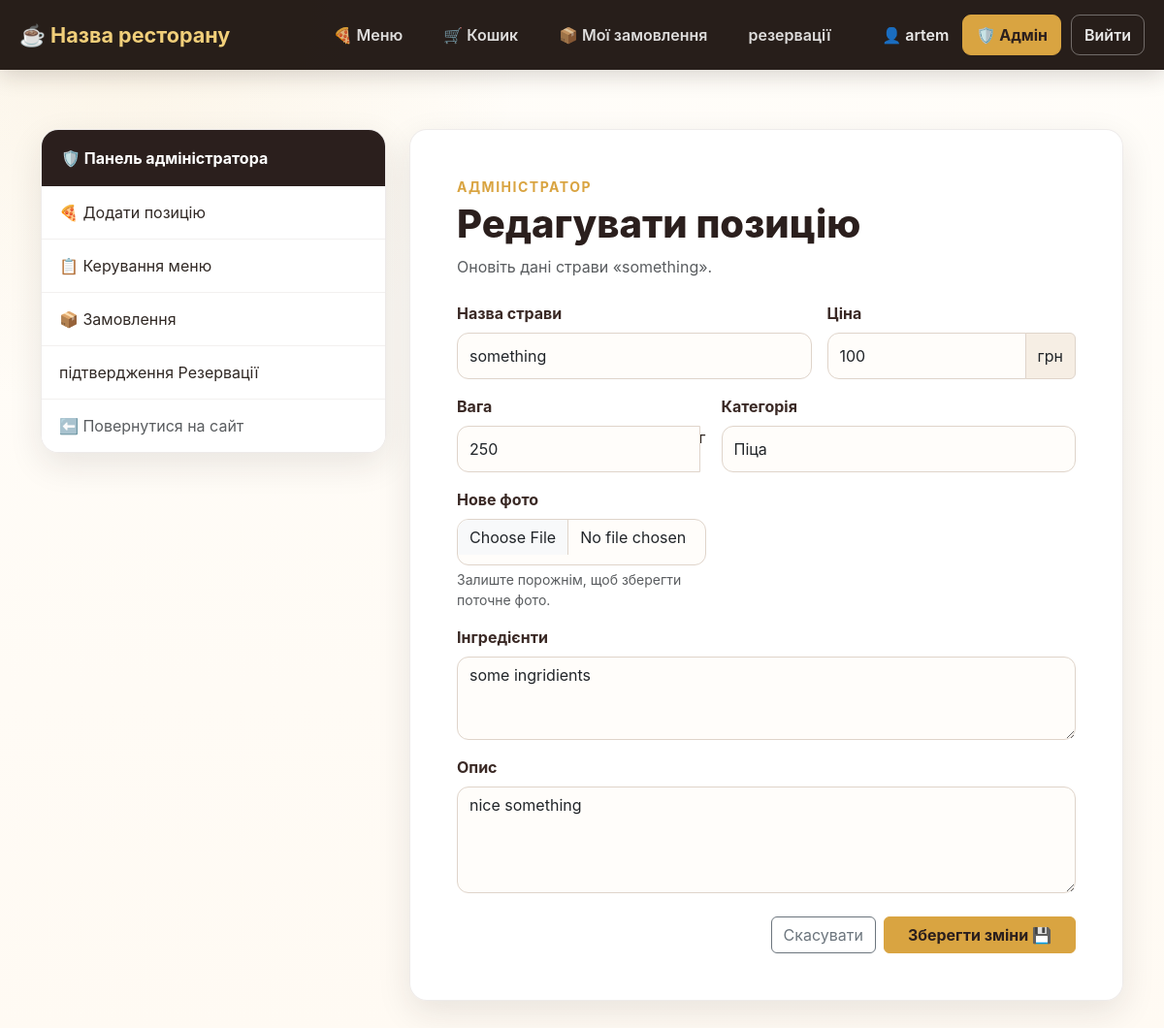
/admin/menu/edit/1 (signed in), run on an earlier commit of the app's database.
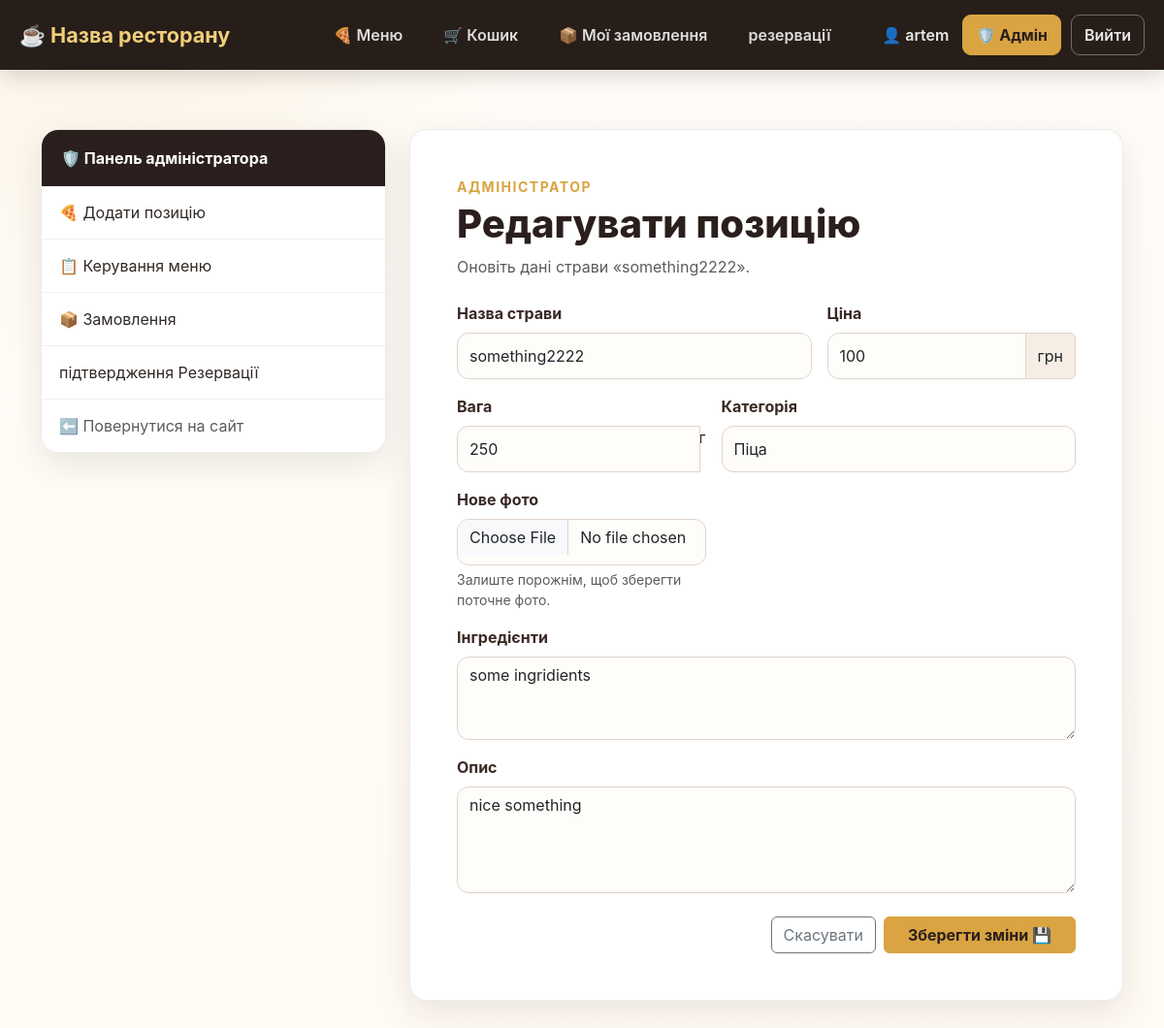
And on a later commit of the database.
### online_restaurant_db.py (models this page shows)
class Base(DeclarativeBase):
    pass

class Menu(Base):
    __tablename__ = "menu"
    id: Mapped[int] = mapped_column(primary_key=True)
    name: Mapped[str] = mapped_column(String)
    weight: Mapped[str] = mapped_column(String)
    ingredients: Mapped[str] = mapped_column(String)
    description: Mapped[str] = mapped_column(String)
    price: Mapped[int] = mapped_column()
    active: Mapped[bool] = mapped_column(Boolean, default=True)
    file_name: Mapped[str] = mapped_column(String)
    category: Mapped[str] = mapped_column(String(50), default="Інше")

### online_restaurant.py (the view, shortened to what this page needs)
@app.route('/admin/menu/edit/<int:menu_id>', methods=['GET', 'POST'])
@login_required
@admin_required
def edit_position(menu_id):
    with Session() as cursor:
        position = cursor.query(Menu).filter_by(id=menu_id).first()
        if not position:
            flash('Позицію не знайдено.', 'danger')
            return redirect(url_for('admin_menu'))
        return render_template(
            'edit_position.html',
            csrf_token=session["csrf_token"],
            categories=CATEGORIES,
            position=position
        )

### online_restaurant.py (called while the page is built)
@app.before_request
def ensure_csrf_token():
    if "csrf_token" not in session:
        session["csrf_token"] = secrets.token_hex(16)

def admin_required(function):
    @wraps(function)
    @login_required
    def decorated_function(*args, **kwargs):
        if current_user.role != 'admin':
            return redirect(url_for('home'))
        return function(*args, **kwargs)
    return decorated_function

@login_manager.user_loader
def load_user(user_id):
    with Session() as session:
        user = session.query(Users).filter_by(id = user_id).first()
        if user:
            return user

@app.after_request
def apply_csp(response):
    nonce = secrets.token_urlsafe(16)  # Генеруємо випадковий nonce для дозволених скриптів
    csp = (
        f"default-src 'self'; "
        f"script-src 'self' 'nonce-{nonce}'; "
        f"style-src 'self'; "
        f"frame-ancestors 'none'; "
        f"base-uri 'self'; "
        f"form-action 'self'"
    )
    response.headers["Content-Security-Policy"] = csp
    response.set_cookie('nonce', nonce)
    return response

### templates/edit_position.html (shortened to what this page needs)
<!DOCTYPE html>
<html lang="uk"><head><meta charset="UTF-8"><meta name="viewport" content="width=device-width, initial-scale=1">
<title>Редагувати позицію — Назва ресторану</title><link rel="stylesheet" href="{{ url_for('static', filename='css/bootstrap.min.css') }}">
<link rel="stylesheet" href="{{ url_for('static', filename='css/restaurant.css') }}"></head><body>
{% include '_navigation.html' %}
<main class="form-page"><div class="container"><div class="row g-4 align-items-start">
<div class="col-lg-4">{% include '_admin_navigation.html' %}</div>
<div class="col-lg-8"><div class="form-card p-4 p-md-5">
<div class="mb-4"><div class="text-uppercase small fw-bold" style="color:var(--gold);letter-spacing:1.5px">Адміністратор</div>
<h1 class="section-title mt-1 mb-2">Редагувати позицію</h1><p class="text-muted mb-0">Оновіть дані страви «{{ position.name }}».</p></div>
<form action="{{ url_for('edit_position', menu_id=position.id) }}" method="post" enctype="multipart/form-data"><input type="hidden" name="csrf_token" value="{{ csrf_token }}">
<div class="row g-3">
<div class="col-md-7"><label for="name" class="form-label">Назва страви</label><input id="name" type="text" name="name" class="form-control" value="{{ position.name }}" required></div>
<div class="col-md-5"><label for="price" class="form-label">Ціна</label><div class="input-group"><input id="price" type="number" name="price" class="form-control" value="{{ position.price }}" min="0" step="0.01" required><span class="input-group-text">грн</span></div></div>
<div class="col-md-5"><label for="weight" class="form-label">Вага</label><div class="input-group"><input id="weight" type="number" name="weight" class="form-control" value="{{ position.weight }}" min("0" step("1" required><span class("input-group-text">г</span></div></div>
<div class="col-md-7"><label for="category" class="form-label">Категорія</label><select id="category" name="category" class="form-select" required>
{% for cat in categories %}<option value="{{ cat }}" {% if position.category == cat %}selected{% endif %}>{{ cat }}</option>{% endfor %}
</select></div>
<div class="col-md-5">
<label for="img" class="form-label">Нове фото</label>
<input id="img" type="file" name="img" class="form-control" accept=".jpg,.jpeg,.png,.webp,image/jpeg,image/png,image/webp">
{% if position.file_name %}<div class="form-text">Залиште порожнім, щоб зберегти поточне фото.</div>{% endif %}
</div>
<div class="col-12"><label for="ingredients" class="form-label">Інгредієнти</label><textarea id="ingredients" name="ingredients" class="form-control" rows="3" required>{{ position.ingredients }}</textarea></div>
<div class="col-12"><label for="description" class="form-label">Опис</label><textarea id="description" name="description" class="form-control" rows="4" required>{{ position.description }}</textarea></div>
</div>
<div class="d-flex flex-wrap justify-content-end gap-2 mt-4"><a href="{{ url_for('admin_menu') }}" class="btn btn-outline-secondary">Скасувати</a><button class="btn btn-gold px-4" type="submit">Зберегти зміни 💾</button></div>
</form></div></div></div></div></main>
<script src="{{ url_for('static', filename='js/bootstrap.bundle.min.js') }}"></script></body></html>

What changed in the data, as far as the page shows it:
changed Menu "Піца": name "something" → "something2222"
